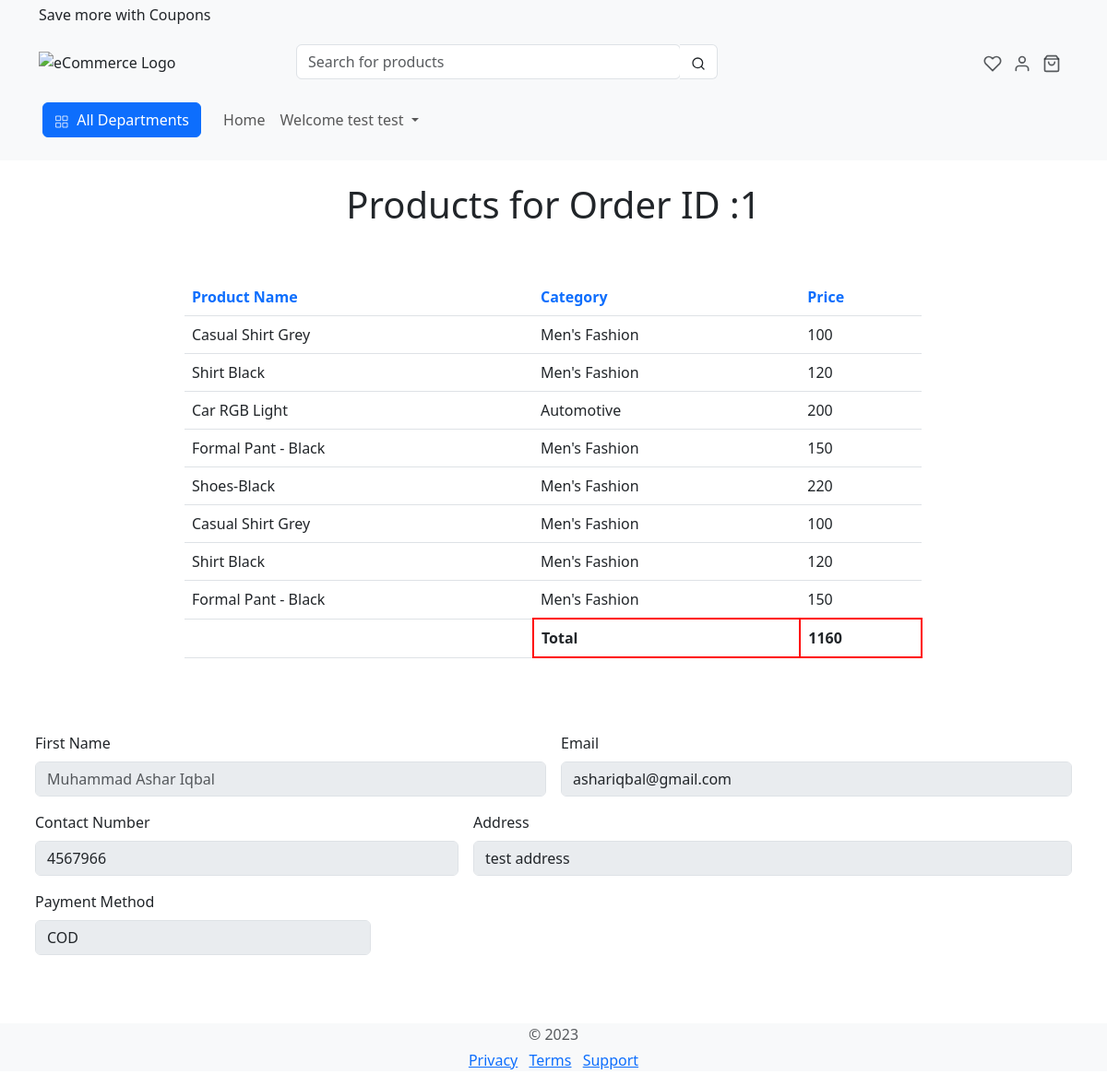
The page /ecom/vieworderhistory/1 (signed in) on the database its author committed.
### ecom/models.py (models this page shows, shortened)
class Order(models.Model):
    user = models.CharField(max_length=150)
    customer_name = models.CharField(max_length=50)
    customer_contact = models.CharField(max_length=20)
    customer_address = models.CharField(max_length=100)
    customer_email = models.CharField(max_length=100)
    items = models.CharField(max_length=500)
    date = models.DateField(auto_now_add=True)
    Payment_Method = models.CharField(max_length=15)
    Card_Nummber = models.IntegerField()
    Card_Expiration = models.CharField(max_length=15)
    Card_Cvv = models.IntegerField()

class Product(models.Model):
    Name = models.CharField(max_length=25)
    Category = models.ForeignKey(Category, on_delete=models.CASCADE)
    Price = models.IntegerField(default=0)
    Description = models.CharField(max_length=100)
    Publish_Date = models.DateField()
    Image = models.ImageField(upload_to='ecom/images')

class Category(models.Model):
    category_name=models.CharField(max_length=25,default="")
    category_image = models.ImageField(upload_to='ecom/images',default="")
    def __str__(self):
        return self.category_name

### ecom/views.py (the view)
# urls.py: path('vieworderhistory/<int:id>', views.vieworder, name="Ecom_OrderView"),
def vieworder(request,id):
    if request.user.is_authenticated:
        param={}
        order = Order.objects.get(id=id)
        ini_list=order.items
        final_list = ast.literal_eval(ini_list)
        print(final_list)
        newlist = [] # empty list to hold unique elements from the list
        duplist = [] # empty list to hold the duplicate elements from the list
        for i in final_list:
            if i not in newlist:
                newlist.append(i)
            else:
                duplist.append(i)
        prod = Product.objects.filter(id__in=final_list)
        prod2 = Product.objects.filter(id__in=duplist)
        total=0
        for x in prod:
            total = total + x.Price
        for y in prod2:
            total = total + y.Price
        method = False
        if (order.Payment_Method == "Card"):
            method = True
        print(method)
        param = {'data':prod,'Order':order,'data2':prod2,'total':total,'show':method}
        return render(request,'ecom/vieworder.html',param)
    else:
        param={}
        param={"data":'You need to be Logged in '}
        return render(request,'ecom/error.html',param)

### ecom/templates/ecom/vieworder.html (shortened to what this page needs)
{% extends 'ecom/base.html' %}
{% block body %}
<br>
<h1 style="text-align: center;"> Products for Order ID :{{Order.id}}</h1>
<br>
<br>
<div class="cont">
    <table class="table mytable" style="margin-left: 15px;margin-right: 15px;width: 50rem;">
        <thead>
            <tr>
                <th scope="col" class="text-primary">Product Name</th>
                <th scope="col" class="text-primary">Category</th>
                <th scope="col" class="text-primary">Price</th>
            </tr>
        </thead>
        <tbody>
            {% for x in data %}
            <tr>
                <td>{{x.Name}}</td>
                <td>{{x.Category}}</td>
                <td>{{x.Price}}</td>
            </tr>
            {% endfor %}
            {% for y in data2 %}
            <tr>
                <td>{{y.Name}}</td>
                <td>{{y.Category}}</td>
                <td>{{y.Price}}</td>
            </tr>
            {% endfor %}
            <tr>
                <td></td>
                <td style="border:2px solid red;"><strong>Total</strong></td>
                <td style="border:2px solid red;"><strong>{{total}}</strong></td>
            </tr>
        </tbody>
    </table>
</div>
<div class="cont">
    <div class="row g-3 mt-5 flex mb-3" style="margin: 30px;">
        <div class="col-md-6">
            <label class="form-label">First Name</label>
            <input type="text" class="form-control" placeholder="{{Order.customer_name}}" name="FirstName" disabled>
        </div>
        <div class="col-md-6">
            <label class="form-label">Email</label>
            <input type="email" class="form-control" value="{{Order.customer_email}}" name="email" disabled>
        </div>
        <div class="col-md-5">
            <label for="inputZip" class="form-label">Contact Number</label>
            <input type="text" class="form-control" value="{{Order.customer_contact}}" name="ContactNumber" disabled>
        </div>
        <div class="col-md-7">
            <label for="inputAddress" class="form-label">Address</label>
            <input type="text" class="form-control" name="address" value="{{Order.customer_address}}" disabled>
        </div>
        {% if show %}
        <div class="col-md-4">
            <label for="inputAddress" class="form-label">Payment Method</label>
            <input type="text" class="form-control" name="address" value="{{Order.Payment_Method}}" disabled>
        </div>
        <div class="col-md-4">
            <label class="form-label">Card Number</label>
            <input type="email" class="form-control" value="{{Order.Card_Nummber}}" name="email" disabled>
        </div>
        <div class="col-md-4">
            <label class="form-label">Card Expiration</label>
            <input type="email" class="form-control" value="{{Order.Card_Expiration}}" name="email" disabled>
        </div>
        <div class="col-md-4">
            <label class="form-label">Cvv</label>
            <input type="email" class="form-control" value="{{Order.Card_Cvv}}" name="email" disabled>
        </div>
        {% else %}
        <div class="col-md-4">
            <label for="inputAddress" class="form-label">Payment Method</label>
            <input type="text" class="form-control" name="address" value="{{Order.Payment_Method}}" disabled>
        </div>
        {% endif %}
        <br>
        <br>
        <br>
        <br>
        <br>
        <br>
    </div>
</div>
{% endblock %}

### ecom/templates/ecom/base.html (shortened to what this page needs)
<!doctype html>
<html lang="en">
<head>
    <link href="https://cdn.jsdelivr.net/npm/bootstrap@5.3.0-alpha1/dist/css/bootstrap.min.css" rel="stylesheet"
>
</head>
<body>
    <div class="bg-light py-1">
        <div class="container">
            <div class="row">
                <div class="col-md-6 col-12 text-center text-md-start"><span>Save more with Coupons</span>
                </div>
            </div>
        </div>
    </div>
    <div class="py-4 pt-lg-3 pb-lg-0 bg-light py-1">
        <div class="container">
            <div class="row w-100 align-items-center gx-lg-2 gx-0">
                <div class="col-xxl-2 col-lg-3">
                    <a class="navbar-brand d-none d-lg-block" href="{% url 'Ecom_Home' %}">
                        <img src="./assets/images/logo/freshcart-logo.svg" alt="eCommerce Logo">
                    </a>
                </div>
                <div class="col-xxl-6 col-lg-5 d-none d-lg-block">
                    <form action="/ecom/search/" method="get">
                        <div class="input-group ">
                            <input class="form-control rounded" name="searchbar" type="search"
                                placeholder="Search for products">
                            <span class="input-group-append">
                                <button type="submit"
                                    class="btn bg-white border border-start-0 ms-n10 rounded-0 rounded-end"
                                    type="button">
                                    <svg xmlns="http://www.w3.org/2000/svg" width="16" height="16" viewBox="0 0 24 24"
                                        fill="none" stroke="currentColor" stroke-width="2" stroke-linecap="round"
                                        stroke-linejoin="round" class="feather feather-search">
                                        <circle cx="11" cy="11" r="8"></circle>
                                        <line x1="21" y1="21" x2="16.65" y2="16.65"></line>
                                    </svg>
                                </button>
                            </span>
                        </div>
                    </form>
                </div>
                <div class="col-md-2 col-xxl-1 text-end d-none d-lg-block">
                    <div class="list-inline">
                        <div class="list-inline-item">
                            <a href="{% url 'Ecom_Wishlist' %}" class="text-muted position-relative">
                            </a>
                        </div>
                        <div class="list-inline-item">
                            {% if user.is_authenticated %}
                            <a href="{% url 'UserProfile' %}" class="text-muted">
                                <svg xmlns="http://www.w3.org/2000/svg" width="20" height="20" viewBox="0 0 24 24"
                                    fill="none" stroke="currentColor" stroke-width="2" stroke-linecap="round"
                                    stroke-linejoin="round" class="feather feather-user">
                                    <path d="M20 21v-2a4 4 0 0 0-4-4H8a4 4 0 0 0-4 4v2"></path>
                                    <circle cx="12" cy="7" r="4"></circle>
                                </svg>
                            </a>
                            {% endif %}
                        </div>
                        <div class="list-inline-item">
                            <a class="text-muted position-relative " href="{% url 'Ecom_Cart' %}" role="button"
                                aria-controls="offcanvasRight">
                            </a>
                        </div>
                    </div>
                </div>
            </div>
        </div>
    </div>
    <nav class="bg-light py-1 navbar navbar-expand-lg navbar-light navbar-default py-0 py-lg-4">
        <div class="container px-0 px-md-3">
            <div class="dropdown me-3 d-none d-lg-block">
                <button class="btn btn-primary px-6 " type="button" id="dropdownMenuButton1" data-bs-toggle="dropdown"
                    aria-expanded="false">
                    <span class="me-1">
                        </span> All Departments
                </button>
            </div>
            <div class="offcanvas offcanvas-start p-4 p-lg-0" id="navbar-default">
                <div class="d-none d-lg-block">
                    <ul class="navbar-nav align-items-center ">
                        <li class="nav-item dropdown">
                            <a class="nav-link " href="{% url 'Ecom_Home' %}" role="button" aria-expanded="false">
                                Home
                            </a>
                        <li class="nav-item dropdown">
                            <a class="nav-link dropdown-toggle"  role="button" data-bs-toggle="dropdown"
                                aria-expanded="false">
                                {% if user.is_authenticated %}
                                Welcome {{user.first_name}} {{user.last_name}}
                                {% else %}
                                Manage Account
                                {% endif %}
                            </a>
                </div>
            </div>
    </nav>
    {% block body %}
    {% endblock %}
    <footer class="text-muted text-center text-small bg-light">
        <p class="mb-1">© 2023</p>
        <ul class="list-inline">
            <li class="list-inline-item"><a href="#">Privacy</a></li>
            <li class="list-inline-item"><a href="#">Terms</a></li>
            <li class="list-inline-item"><a href="#">Support</a></li>
        </ul>
    </footer>
</body>
</html>

### ecom/templates/ecom/vieworder.html (style rules this page uses)
.cont { display: flex; justify-content: center; align-items: center; }

### rows shown on the page
Order: id "1", FirstName "Muhammad Ashar Iqbal", email "ashariqbal@gmail.com", ContactNumber "4567966", address "test address", address "COD"
Product: Name "Casual Shirt Grey", Category "Men's Fashion", Price "100"
Product: Name "Shirt Black", Category "Men's Fashion", Price "120"
Product: Name "Car RGB Light", Category "Automotive", Price "200"
Product: Name "Formal Pant - Black", Category "Men's Fashion", Price "150"
Product: Name "Shoes-Black", Category "Men's Fashion", Price "220"

### other values the page prints
{{ user.first_name }} "test"
{{ user.last_name }} "test"
{{ total }} "1160"
